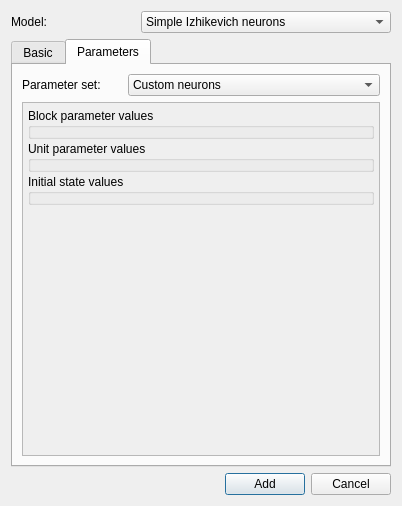
<?xml version="1.0" encoding="UTF-8"?>
<ui version="4.0">
 <class>NewBlockWindow</class>
 <widget class="QDialog" name="NewBlockWindow">
  <property name="geometry">
   <rect>
    <x>0</x>
    <y>0</y>
    <width>402</width>
    <height>506</height>
   </rect>
  </property>
  <property name="windowTitle">
   <string>Dialog</string>
  </property>
  <layout class="QVBoxLayout" name="verticalLayout">
   <item>
    <layout class="QHBoxLayout" name="horizontalLayout">
     <item>
      <widget class="QLabel" name="label">
       <property name="text">
        <string>Model:</string>
       </property>
      </widget>
     </item>
     <item>
      <widget class="QComboBox" name="neuronModelComboBox">
       <item>
        <property name="text">
         <string>Simple Izhikevich neurons</string>
        </property>
       </item>
       <item>
        <property name="text">
         <string>Simple Izhikevich basal ganglia neurons</string>
        </property>
       </item>
       <item>
        <property name="text">
         <string>Cortical Izhikevich</string>
        </property>
       </item>
       <item>
        <property name="text">
         <string>Thalamic Izhikevich neurons</string>
        </property>
       </item>
       <item>
        <property name="text">
         <string>Basal ganglia Izhikevich neurons</string>
        </property>
       </item>
      </widget>
     </item>
    </layout>
   </item>
   <item>
    <widget class="QTabWidget" name="tabWidget">
     <property name="maximumSize">
      <size>
       <width>5000</width>
       <height>6000</height>
      </size>
     </property>
     <property name="currentIndex">
      <number>1</number>
     </property>
     <widget class="QWidget" name="tabBasic">
      <attribute name="title">
       <string>Basic</string>
      </attribute>
      <layout class="QVBoxLayout" name="verticalLayout_4">
       <item>
        <widget class="QLabel" name="label_2">
         <property name="text">
          <string>&lt;html&gt;&lt;head/&gt;&lt;body&gt;&lt;p&gt;&lt;span style=&quot; font-weight:600;&quot;&gt;Basic block parameters:&lt;/span&gt;&lt;/p&gt;&lt;/body&gt;&lt;/html&gt;</string>
         </property>
        </widget>
       </item>
       <item>
        <widget class="QFrame" name="frame">
         <property name="minimumSize">
          <size>
           <width>0</width>
           <height>0</height>
          </size>
         </property>
         <property name="frameShape">
          <enum>QFrame::StyledPanel</enum>
         </property>
         <property name="frameShadow">
          <enum>QFrame::Raised</enum>
         </property>
         <layout class="QGridLayout" name="gridLayout_2">
          <property name="leftMargin">
           <number>2</number>
          </property>
          <property name="topMargin">
           <number>2</number>
          </property>
          <property name="rightMargin">
           <number>2</number>
          </property>
          <property name="bottomMargin">
           <number>2</number>
          </property>
          <property name="spacing">
           <number>3</number>
          </property>
          <item row="3" column="1">
           <widget class="QLineEdit" name="colourLineEdit">
            <property name="text">
             <string>#aaafff</string>
            </property>
           </widget>
          </item>
          <item row="2" column="1">
           <widget class="QLineEdit" name="nameLineEdit">
            <property name="text">
             <string>newBlock</string>
            </property>
           </widget>
          </item>
          <item row="4" column="1">
           <widget class="QCheckBox" name="spatiallyEmbeddedCheckBox">
            <property name="enabled">
             <bool>false</bool>
            </property>
            <property name="text">
             <string/>
            </property>
           </widget>
          </item>
          <item row="2" column="0">
           <widget class="QLabel" name="nameLabel">
            <property name="text">
             <string>name</string>
            </property>
           </widget>
          </item>
          <item row="6" column="0">
           <widget class="QLabel" name="lblNeuronsX">
            <property name="enabled">
             <bool>false</bool>
            </property>
            <property name="text">
             <string>neurons in X:</string>
            </property>
           </widget>
          </item>
          <item row="6" column="1">
           <widget class="QSpinBox" name="spinBoxNeuronsX">
            <property name="enabled">
             <bool>false</bool>
            </property>
            <property name="minimum">
             <number>1</number>
            </property>
            <property name="maximum">
             <number>2048</number>
            </property>
           </widget>
          </item>
          <item row="8" column="1">
           <widget class="QSpinBox" name="spinBoxNeuronsY">
            <property name="enabled">
             <bool>false</bool>
            </property>
            <property name="minimum">
             <number>1</number>
            </property>
            <property name="maximum">
             <number>2048</number>
            </property>
           </widget>
          </item>
          <item row="8" column="0">
           <widget class="QLabel" name="lblNeuronsY">
            <property name="enabled">
             <bool>false</bool>
            </property>
            <property name="text">
             <string>neurons in Y:</string>
            </property>
           </widget>
          </item>
          <item row="3" column="0">
           <widget class="QLabel" name="colourLabel">
            <property name="text">
             <string>colour</string>
            </property>
           </widget>
          </item>
          <item row="4" column="0">
           <widget class="QLabel" name="colourLabel_12">
            <property name="text">
             <string>Spatially embedded</string>
            </property>
           </widget>
          </item>
         </layout>
        </widget>
       </item>
       <item>
        <widget class="QFrame" name="frame_2">
         <property name="minimumSize">
          <size>
           <width>0</width>
           <height>0</height>
          </size>
         </property>
         <property name="frameShape">
          <enum>QFrame::StyledPanel</enum>
         </property>
         <property name="frameShadow">
          <enum>QFrame::Raised</enum>
         </property>
         <layout class="QGridLayout" name="gridLayout">
          <property name="leftMargin">
           <number>2</number>
          </property>
          <property name="topMargin">
           <number>0</number>
          </property>
          <property name="rightMargin">
           <number>2</number>
          </property>
          <property name="bottomMargin">
           <number>0</number>
          </property>
          <property name="spacing">
           <number>2</number>
          </property>
          <item row="0" column="0">
           <widget class="QLabel" name="colourLabel_21">
            <property name="maximumSize">
             <size>
              <width>16777215</width>
              <height>50</height>
             </size>
            </property>
            <property name="font">
             <font>
              <pointsize>11</pointsize>
             </font>
            </property>
            <property name="text">
             <string>Size of block:</string>
            </property>
           </widget>
          </item>
          <item row="0" column="1" rowspan="2">
           <widget class="QSlider" name="heightSlider">
            <property name="minimumSize">
             <size>
              <width>0</width>
              <height>81</height>
             </size>
            </property>
            <property name="maximumSize">
             <size>
              <width>16777215</width>
              <height>81</height>
             </size>
            </property>
            <property name="maximum">
             <number>600</number>
            </property>
            <property name="singleStep">
             <number>10</number>
            </property>
            <property name="value">
             <number>70</number>
            </property>
            <property name="orientation">
             <enum>Qt::Vertical</enum>
            </property>
           </widget>
          </item>
          <item row="1" column="0">
           <widget class="QSlider" name="widthSlider">
            <property name="maximum">
             <number>1400</number>
            </property>
            <property name="singleStep">
             <number>10</number>
            </property>
            <property name="value">
             <number>200</number>
            </property>
            <property name="sliderPosition">
             <number>200</number>
            </property>
            <property name="orientation">
             <enum>Qt::Horizontal</enum>
            </property>
           </widget>
          </item>
         </layout>
        </widget>
       </item>
       <item>
        <widget class="QLabel" name="lblBlock">
         <property name="minimumSize">
          <size>
           <width>100</width>
           <height>36</height>
          </size>
         </property>
         <property name="maximumSize">
          <size>
           <width>300</width>
           <height>130</height>
          </size>
         </property>
         <property name="text">
          <string/>
         </property>
        </widget>
       </item>
       <item>
        <spacer name="verticalSpacer">
         <property name="orientation">
          <enum>Qt::Vertical</enum>
         </property>
         <property name="sizeHint" stdset="0">
          <size>
           <width>20</width>
           <height>40</height>
          </size>
         </property>
        </spacer>
       </item>
       <item>
        <widget class="QLabel" name="warningLabel">
         <property name="text">
          <string/>
         </property>
        </widget>
       </item>
      </layout>
     </widget>
     <widget class="QWidget" name="tab">
      <attribute name="title">
       <string>Parameters</string>
      </attribute>
      <layout class="QVBoxLayout" name="verticalLayout_5">
       <property name="spacing">
        <number>6</number>
       </property>
       <property name="leftMargin">
        <number>9</number>
       </property>
       <property name="topMargin">
        <number>9</number>
       </property>
       <property name="rightMargin">
        <number>9</number>
       </property>
       <property name="bottomMargin">
        <number>9</number>
       </property>
       <item>
        <layout class="QHBoxLayout" name="horizontalLayout_2">
         <item>
          <widget class="QLabel" name="label_3">
           <property name="minimumSize">
            <size>
             <width>100</width>
             <height>0</height>
            </size>
           </property>
           <property name="maximumSize">
            <size>
             <width>100</width>
             <height>16777215</height>
            </size>
           </property>
           <property name="text">
            <string>Parameter set:</string>
           </property>
          </widget>
         </item>
         <item>
          <widget class="QComboBox" name="parameterSetComboBox">
           <item>
            <property name="text">
             <string>Custom neurons</string>
            </property>
           </item>
           <item>
            <property name="text">
             <string>Excitatory neurons</string>
            </property>
           </item>
           <item>
            <property name="text">
             <string>Inhibitory neurons</string>
            </property>
           </item>
          </widget>
         </item>
        </layout>
       </item>
       <item>
        <widget class="QScrollArea" name="scrollArea">
         <property name="widgetResizable">
          <bool>true</bool>
         </property>
         <widget class="QWidget" name="parametersContents">
          <property name="geometry">
           <rect>
            <x>0</x>
            <y>0</y>
            <width>360</width>
            <height>330</height>
           </rect>
          </property>
          <layout class="QVBoxLayout" name="verticalLayout_2">
           <property name="spacing">
            <number>2</number>
           </property>
           <property name="leftMargin">
            <number>5</number>
           </property>
           <property name="topMargin">
            <number>5</number>
           </property>
           <property name="rightMargin">
            <number>5</number>
           </property>
           <property name="bottomMargin">
            <number>5</number>
           </property>
           <item>
            <widget class="QGroupBox" name="fieldsGroupBox">
             <property name="title">
              <string>Block parameter values</string>
             </property>
            </widget>
           </item>
           <item>
            <widget class="QGroupBox" name="parsGroupBox">
             <property name="title">
              <string>Unit parameter values</string>
             </property>
            </widget>
           </item>
           <item>
            <widget class="QGroupBox" name="statesGroupBox">
             <property name="title">
              <string>Initial state values</string>
             </property>
            </widget>
           </item>
           <item>
            <spacer name="verticalSpacer_2">
             <property name="orientation">
              <enum>Qt::Vertical</enum>
             </property>
             <property name="sizeHint" stdset="0">
              <size>
               <width>20</width>
               <height>40</height>
              </size>
             </property>
            </spacer>
           </item>
          </layout>
         </widget>
        </widget>
       </item>
      </layout>
     </widget>
    </widget>
   </item>
   <item>
    <layout class="QHBoxLayout" name="horizontalLayout_5">
     <property name="sizeConstraint">
      <enum>QLayout::SetDefaultConstraint</enum>
     </property>
     <item>
      <spacer name="horizontalSpacer">
       <property name="orientation">
        <enum>Qt::Horizontal</enum>
       </property>
       <property name="sizeHint" stdset="0">
        <size>
         <width>10</width>
         <height>12</height>
        </size>
       </property>
      </spacer>
     </item>
     <item>
      <widget class="QPushButton" name="addButton">
       <property name="text">
        <string>Add</string>
       </property>
      </widget>
     </item>
     <item>
      <widget class="QPushButton" name="exitButton">
       <property name="text">
        <string>Cancel</string>
       </property>
      </widget>
     </item>
    </layout>
   </item>
  </layout>
 </widget>
 <resources/>
 <connections/>
</ui>
